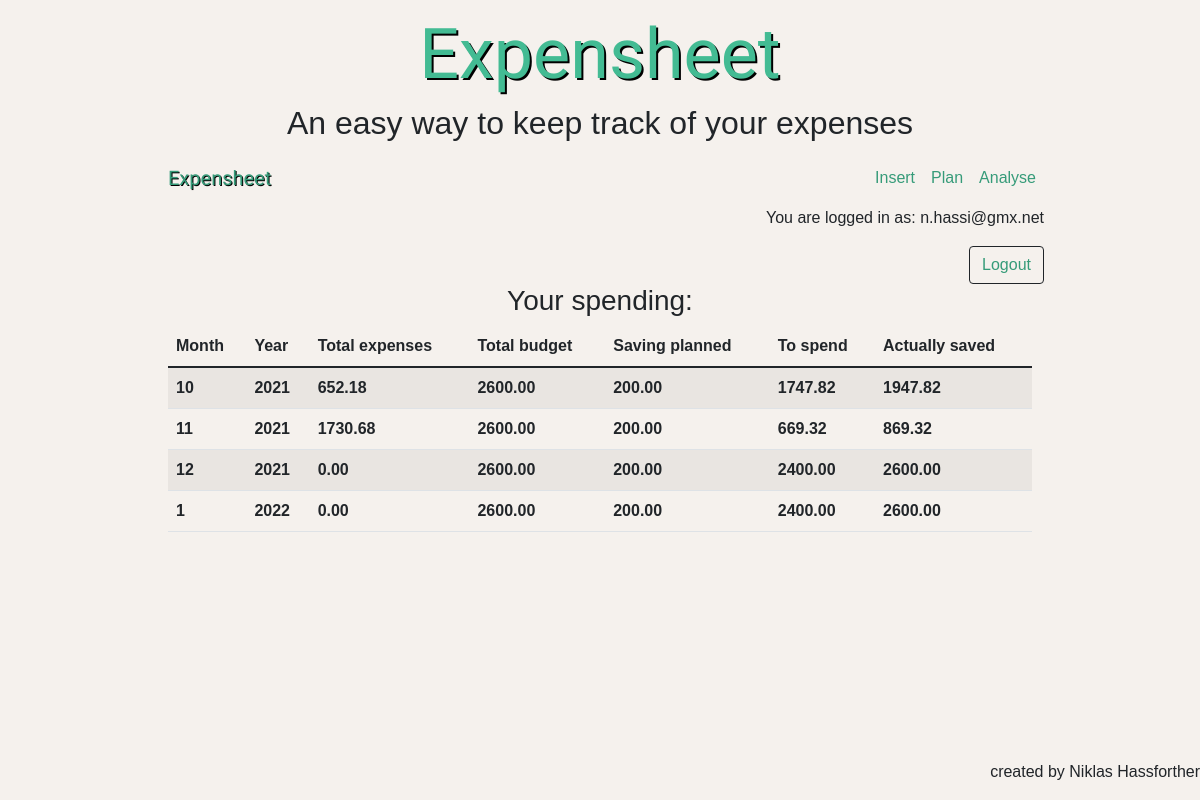
Page /home (signed in) on the committed database.
### tables this page shows
CREATE TABLE planning (id INTEGER PRIMARY KEY, month TEXT, year TEXT, monthly_salary REAL, monthly_saving REAL, user_id INTEGER, FOREIGN KEY(user_id) REFERENCES users(ID));

### app.py (the view)
@app.route('/home')
def home():
    try:
        if not session["user_id"]:
            return render_template('login.html')
    except:
        return render_template('login.html')
    db = sqlite3.connect('expenses.db')
    db_cursor = db.cursor()
    try:
        db_cursor.execute("SELECT * FROM planning WHERE user_id = ? ORDER BY year, month", (session["user_id"],))
        all_queries_plan = db_cursor.fetchall()
    except:
        return render_template('home.html', all_queries_plan = [[0,0, 0, 0, 0, 0]], payments = [[0]], email = session["user_email"])
    try:
        db_cursor.execute("SELECT SUM(amount) FROM payments WHERE user_id = ? GROUP BY month, year ORDER BY year, month", (session["user_id"],))
        payments = db_cursor.fetchall()
    except:
        return render_template('home.html', all_queries_plan = [[0,0, 0, 0, 0, 0]], payments = [[0]], email = session["user_email"])
    if len(all_queries_plan) > len(payments):
        for i in range(len(all_queries_plan)):
            try:
                payments[i] + 1
            except:
                payments.append([0])
    elif len(payments) > len(all_queries_plan):
        for i in range(len(payments)):
            try:
                all_queries_plan[i][0] + 1
            except:
                all_queries_plan.append([0,0, 0, 0, 0, 0])
    return render_template('home.html', all_queries_plan = all_queries_plan, payments = payments, email = session["user_email"])

### templates/home.html (shortened to what this page needs)
{% extends "layout.html" %}
{% block main %}
<div class = "stickytop">
    <div id = "title">
        <h1 id = "label">Expensheet </h1>
        <h2>An easy way to keep track of your expenses</h2>
    </div>
    <nav class = "navbar navbar-expand-lg navbar-light">
        <div class="container-fluid">
            <a class="navbar-brand" style = "color:rgb(54, 155, 121) "href="/home">Expensheet</a>
        </div>
        <div class = "collapse navbar-collapse" id = "navbarNav">
            <ul class="navbar-nav me-auto mb-2 mb-lg-0" id = "nav-list">
                <li class="nav-item">
                    <a class="nav-link" href = "/insert">Insert</a>
                </li>
                <li class="nav-item">
                    <a class="nav-link" aria-current="page" href = "/plan">Plan</a>
                </li>
                <li class="nav-item">
                    <a class="nav-link" href = "/analyse">Analyse</a>
                </li>
            </ul>
        </div>
    </nav>
    <p style = "text-align: end">You are logged in as: {{email}}</p>
    <div class="d-grid gap-2 d-md-flex justify-content-md-end">
        <form action = "/logout">
            <button class="btn btn-outline-dark" style="color:rgb(54, 155, 121);" type = "submit">Logout</button>
        </form>
    </div>
</div>
<h3 style = "text-align: center">Your spending:</h3>
<div class = "container-fluid">
    <table class = "table table-striped table-hover">
        <thead>
            <tr>
                <th>Month</th>
                <th>Year</th>
                <th>Total expenses</th>
                <th>Total budget</th>
                <th>Saving planned</th>
                <th>To spend</th>
                <th>Actually saved</th>
            </tr>
        </thead>
        <tbody>
            {% for x in range(all_queries_plan | length) %}
            <tr>
                <th>{{ all_queries_plan[x][1] }}</th>
                <th>{{ all_queries_plan[x][2] }}</th>
                <th>{{ '%0.2f'| format(payments[x][0] | float) }}</th>
                <th>{{ '%0.2f'| format(all_queries_plan[x][3] | float) }}</th>
                <th>{{ '%0.2f'| format(all_queries_plan[x][4] | float) }}</th>
                <th>{{ '%0.2f'| format(all_queries_plan[x][3] - payments[x][0] - all_queries_plan[x][4] | float) }}</th>
                <th>{{ '%0.2f'| format(all_queries_plan[x][3] - payments[x][0] | float) }}</th>
            </tr>
            {% endfor %}
        </tbody>
    </table>
</div>
{% endblock %}

### static/styles.css (style rules this page uses)
html { margin-left: 12%; margin-right: 12%; margin-top: 1%; background-color: rgb(245, 241, 237); }
body { font-family: Helvetica; background-color: rgb(245, 241, 237); }
a { color:rgb(54, 155, 121); text-decoration: none; }
#label { font-size: 70px; font-family: Lobster; color:rgb(67, 187, 147); text-shadow: 2px 2px 0 black; }
#title { text-align: center; }
.navbar-light .navbar-nav .nav-link { color:rgb(54, 155, 121) }
.navbar-brand { font-family: Lobster; text-shadow: 1px 1px 0 black; }
.stickytop { position: -webkit-sticky; position: sticky; }

### rows in the picture
planning: month "10", year "2021", monthly_salary "2600.00", monthly_saving "200.00", monthly_salary+monthly_saving "1747.82", all_queries_plan[x][3]-payments[x][0]|float "1947.82"
planning: month "11", year "2021", monthly_salary "2600.00", monthly_saving "200.00", monthly_salary+monthly_saving "669.32", all_queries_plan[x][3]-payments[x][0]|float "869.32"
planning: month "12", year "2021", monthly_salary "2600.00", monthly_saving "200.00", monthly_salary+monthly_saving "2400.00", all_queries_plan[x][3]-payments[x][0]|float "2600.00"
planning: month "1", year "2022", monthly_salary "2600.00", monthly_saving "200.00", monthly_salary+monthly_saving "2400.00", all_queries_plan[x][3]-payments[x][0]|float "2600.00"

### other values in the picture
{{ email }} "n.hassi@gmx.net"
{{ '%0.2f'| format(payments[x][0] | float) }} "652.18" "1730.68" "0.00" "0.00"
